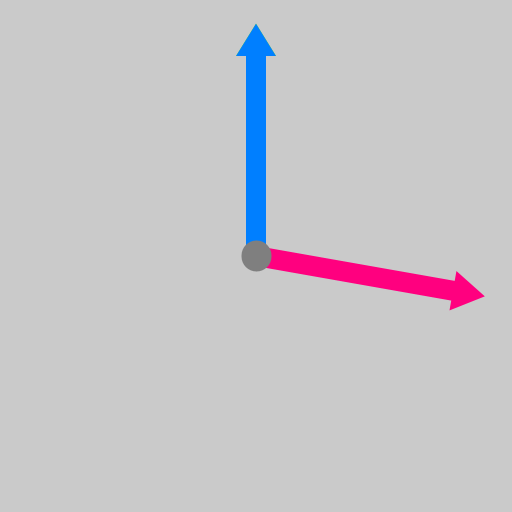
Frame 1 (no input)
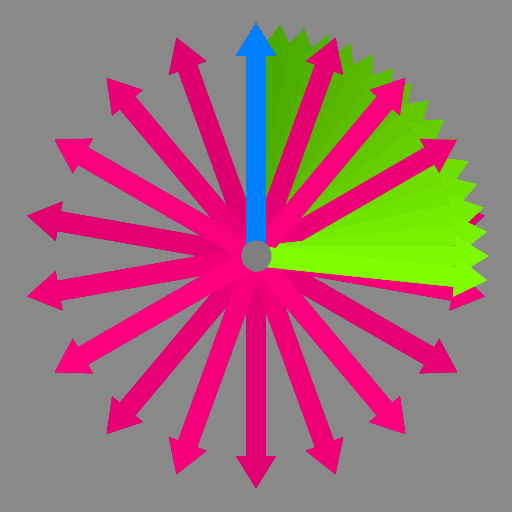
Frame 60 (the mouse pressed at the canvas centre just before this capture)
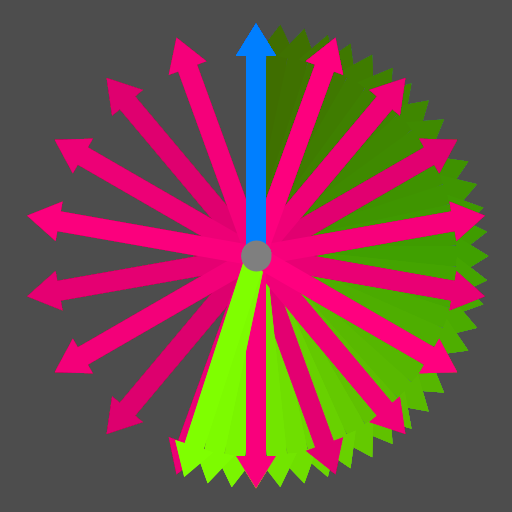
Frame 120 (the mouse held since frame 60 and released just before this capture)

The Processing sketch that drew these frames (run headless with seeded random() and noise(); from frame 60 on, the mouse is pressed at the canvas centre):

// Processing sketch: ANI2012A19_Clock2
// ── ANI2012A19_Clock2.pde
// ANI2012A19_Clock2.pde
// Animation d'une horloge, version implémentée avec classe.

// paramètres
int fps = 60;

int colorBack = 31;

float speed = 1000.0f;  // vitesse accélérée (utiliser 1.0f pour vitesse normale)

float arrowWidth = 200.0f;
float arrowHeight = 20.0f;

// variable
Clock clock;

void setup()
{
  size(512, 512);
  frameRate(fps);

  clock = new Clock(width / 2.0f, height / 2.0f, fps, speed);
}

void draw()
{
  fade(2);

  clock.update();
  clock.render();
}

void fade(float decay)
{
  rectMode(CORNER);
  noStroke();
  fill(colorBack, decay);
  rect(0, 0, width, height);
}

// ── Clock.pde
// ANI2012A19_Clock2/Clock.pde
// Classe de type Clock

class Clock
{
  float timeSlice;
  float timeScale;

  float radius;
  float angle;
  float offset;

  float positionX;
  float positionY;

  float centerX;
  float centerY;

  float randomX;
  float randomY;

  float angleSecond;
  float angleMinute;
  float angleHour;

  float deltaSecond = 360.0f / 60.0f;
  float deltaMinute = 360.0f / 60.0f;
  float deltaHour   = 360.0f / 12.0f;

  // constructeur
  Clock(float x, float y, float fps, float speed)
  {
    centerX = x;
    centerY = y;

    timeSlice = 1.0f / fps;
    timeScale = timeSlice * speed;

    angleSecond = angleMinute = angleHour = 0.0f;
  }

  // fonction de mise à jour de l'horloge
  void update()
  {
    angleSecond += deltaSecond * timeScale;

    if (angleSecond > 360)
    {
      angleSecond -= 360;
      angleMinute += deltaMinute;

      if (angleMinute > 360)
      {
        angleMinute -= 360;
        angleHour += deltaHour;

        if (angleHour > 360)
        {
          angleHour -= 360;
        }
      }
    }
  }

  // fonction d'affichage de l'horloge
  void render()
  {
    pushMatrix();

    translate(centerX, centerY);

    rotate(radians(-90.0f));

    noStroke();

    fill(255, 0, 127);
    drawArrow(0, 0, arrowWidth, arrowHeight, radians(angleSecond));

    fill(127, 255, 0);
    drawArrow(0, 0, arrowWidth, arrowHeight, radians(angleMinute));

    fill(0, 127, 255);
    drawArrow(0, 0, arrowWidth, arrowHeight, radians(angleHour));

    stroke(127);
    strokeWeight(arrowHeight * 1.5f);

    point(0, 0);

    popMatrix();
  }

  // fonction qui dessine une flèche
  void drawArrow(float x, float y, float w, float h, float angle)
  {
    noStroke();

    pushMatrix();

    translate(x, y);
    rotate(angle);

    beginShape();
    vertex(0, h / 2.0f);
    vertex(w, h / 2.0f);
    vertex(w, h / 2.0f + h / 2.0f);
    vertex(w + h * 1.618f, 0);
    vertex(w, -(h / 2.0f + h / 2.0f));
    vertex(w, -h / 2.0f);
    vertex(0, -h / 2.0f);
    endShape(CLOSE);

    popMatrix();
  }
}
